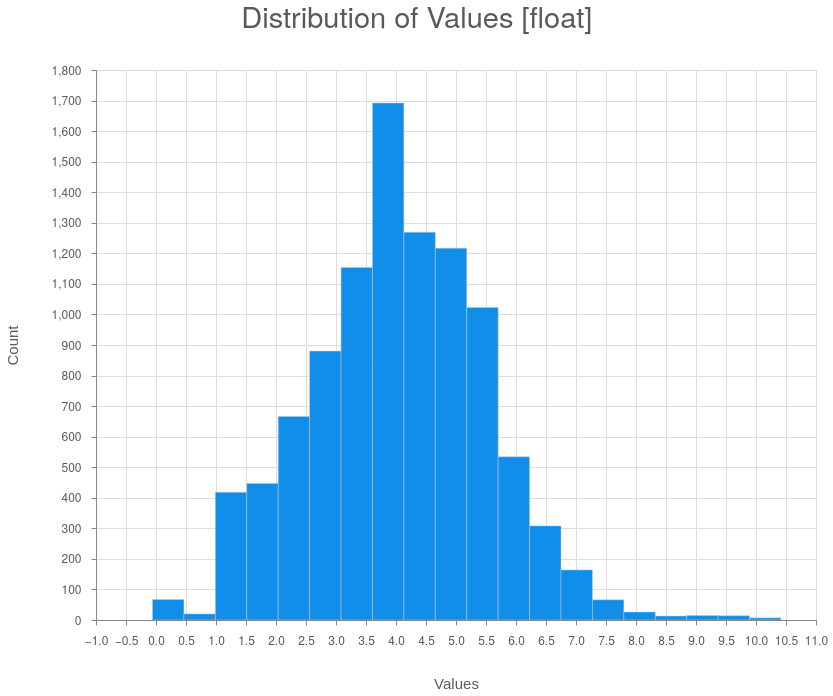

Describe this chart as a Vega-Lite specification.
### Vega specification from a JSON file in a GitHub repository (floating-point values rounded to 4 significant figures)
{"$schema": "https://vega.github.io/schema/vega/v4.json", "autosize": "pad", "axes": [{"labelOverlap": true, "orient": "bottom", "scale": "x", "tickCount": {"signal": "ceil(width/40)"}, "title": "Values", "zindex": 1}, {"domain": false, "grid": true, "gridScale": "y", "labels": false, "maxExtent": 0, "minExtent": 0, "orient": "bottom", "scale": "x", "tickCount": {"signal": "ceil(width/40)"}, "ticks": false, "zindex": 0}, {"labelOverlap": true, "orient": "left", "scale": "y", "tickCount": {"signal": "ceil(height/40)"}, "title": "Count", "zindex": 1}, {"domain": false, "grid": true, "gridScale": "x", "labels": false, "maxExtent": 0, "minExtent": 0, "orient": "left", "scale": "y", "tickCount": {"signal": "ceil(height/40)"}, "ticks": false, "zindex": 0}], "config": {"axis": {"labelColor": "rgba(0,0,0,0.65)", "labelFont": "HelveticaNeue, Arial", "labelFontSize": 12, "labelPadding": 10, "titleColor": "rgba(0,0,0,0.65)", "titleFont": "HelveticaNeue-Medium, Arial", "titleFontSize": 15, "titleFontWeight": "normal", "titlePadding": 30}, "axisY": {"minExtent": 30}, "style": {"group-title": {"fill": "rgba(0,0,0,0.65)", "font": "HelveticaNeue, Arial", "fontSize": 29, "fontWeight": "normal"}, "rect": {"stroke": "rgba(200, 200, 200, 0.5)"}}}, "data": [{"name": "source_2", "progress": 100.0, "values": [{"count": 67, "left": -0.05833, "right": 0.4654}, {"count": 20, "left": 0.4654, "right": 0.9891}, {"count": 418, "left": 0.9891, "right": 1.513}, {"count": 447, "left": 1.513, "right": 2.037}, {"count": 666, "left": 2.037, "right": 2.56}, {"count": 880, "left": 2.56, "right": 3.084}, {"count": 1154, "left": 3.084, "right": 3.608}, {"count": 1692, "left": 3.608, "right": 4.131}, {"count": 1269, "left": 4.131, "right": 4.655}, {"count": 1217, "left": 4.655, "right": 5.179}, {"count": 1023, "left": 5.179, "right": 5.703}, {"count": 534, "left": 5.703, "right": 6.226}, {"count": 308, "left": 6.226, "right": 6.75}, {"count": 164, "left": 6.75, "right": 7.274}, {"count": 66, "left": 7.274, "right": 7.797}, {"count": 26, "left": 7.797, "right": 8.321}, {"count": 13, "left": 8.321, "right": 8.845}, {"count": 15, "left": 8.845, "right": 9.369}, {"count": 14, "left": 9.369, "right": 9.892}, {"count": 7, "left": 9.892, "right": 10.42}]}, {"name": "data_0", "source": "source_2", "transform": [{"as": "left", "expr": "toNumber(datum[\"left\"])", "type": "formula"}, {"as": "right", "expr": "toNumber(datum[\"right\"])", "type": "formula"}, {"as": "count", "expr": "toNumber(datum[\"count\"])", "type": "formula"}, {"expr": "datum[\"left\"] !== null && !isNaN(datum[\"left\"]) && datum[\"count\"] !== null && !isNaN(datum[\"count\"])", "type": "filter"}]}], "description": "A simple bar chart with embedded data.", "height": 550, "marks": [{"encode": {"hover": {"fill": {"value": "#7EC2F3"}}, "update": {"fill": {"value": "#108EE9"}, "x": {"field": "left", "scale": "x"}, "x2": {"field": "right", "scale": "x"}, "y": {"field": "count", "scale": "y"}, "y2": {"scale": "y", "value": 0}}}, "from": {"data": "data_0"}, "name": "marks", "style": ["rect"], "type": "rect"}], "padding": 5, "scales": [{"domain": {"data": "data_0", "fields": ["left", "right"], "sort": true}, "name": "x", "nice": true, "range": [0, {"signal": "width"}], "type": "linear", "zero": false}, {"domain": {"data": "data_0", "field": "count"}, "name": "y", "nice": true, "range": [{"signal": "height"}, 0], "type": "linear", "zero": true}], "style": "cell", "title": {"offset": 30, "text": "Distribution of Values [float]"}, "width": 720}
